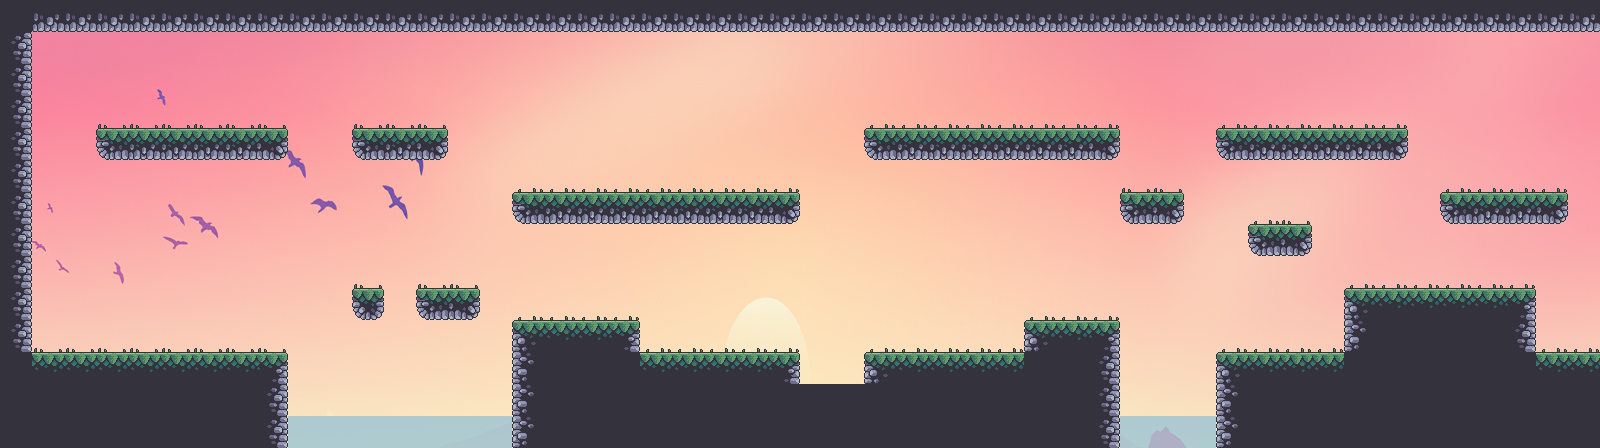

Below is a game level as drawn by its tile map, then a one-line description and the .tmx that defines it (tile-layer data replaced by summaries):
An orthogonal 50x14 tile map with 32x32 px tiles, 5 tile layers (Background, Wall, Ground - back, Ground - upper, ...), 5 tilesets and 93 objects.

<map version="1.9" tiledversion="1.9.1" orientation="orthogonal" renderorder="right-down" width="50" height="14" tilewidth="32" tileheight="32" infinite="0" nextlayerid="45" nextobjectid="302">
 <properties>
  <property name="backgroundMusic" value="sound/level1.wav" />
 </properties>
 <tileset firstgid="1" source="outside_sprites.tsx" />
 <tileset firstgid="49" name="water" tilewidth="32" tileheight="32" tilecount="1" columns="1">
  <image source="water.png" width="32" height="32" />
 </tileset>
 <tileset firstgid="50" name="grass_atlas" tilewidth="32" tileheight="32" tilecount="2" columns="2">
  <image source="grass_atlas.png" width="64" height="32" />
 </tileset>
 <tileset firstgid="52" name="lvl1" tilewidth="32" tileheight="32" tilecount="1980" columns="60">
  <image source="lvl1.jpg" width="1920" height="1080" />
 </tileset>
 <tileset firstgid="2032" name="mainmenu" tilewidth="32" tileheight="32" tilecount="8040" columns="120">
  <image source="../interface/mainmenu.jpg" width="3840" height="2160" />
 </tileset>
 <objectgroup id="1" name="Ground">
  <object id="250" x="32" y="352">
   <polyline points="0,0 256,0" />
  </object>
  <object id="251" x="96" y="128">
   <polyline points="0,0 192,0" />
  </object>
  <object id="252" x="352" y="128">
   <polyline points="0,0 96,0" />
  </object>
  <object id="253" x="512" y="192">
   <polyline points="0,0 288,0" />
  </object>
  <object id="254" x="512" y="320">
   <polyline points="0,0 128,0" />
  </object>
  <object id="255" x="640" y="352">
   <polyline points="0,0 160,0" />
  </object>
  <object id="256" x="864" y="352">
   <polyline points="0,0 160,0" />
  </object>
  <object id="257" x="1024" y="320">
   <polyline points="0,0 96,0" />
  </object>
  <object id="258" x="864" y="128">
   <polyline points="0,0 256,0" />
  </object>
  <object id="259" x="1216" y="128">
   <polyline points="0,0 192,0" />
  </object>
  <object id="260" x="1120" y="192">
   <polyline points="0,0 64,0" />
  </object>
  <object id="261" x="1248" y="226">
   <polyline points="0,0 64,-2" />
  </object>
  <object id="262" x="1440" y="192">
   <polyline points="0,0 128,0" />
  </object>
  <object id="263" x="1536" y="352">
   <polyline points="0,0 64,0" />
  </object>
  <object id="264" x="1344" y="288">
   <polyline points="0,0 192,0" />
  </object>
  <object id="265" x="1216" y="352">
   <polyline points="0,0 128,0" />
  </object>
  <object id="276" x="352" y="288">
   <polyline points="0,0 32,0" />
  </object>
  <object id="277" x="416" y="288">
   <polyline points="0,0 64,0" />
  </object>
 </objectgroup>
 <objectgroup id="3" name="Wall">
  <object id="289" x="32" y="352">
   <polyline points="0,0 0,-320" />
  </object>
  <object id="290" x="288" y="352">
   <polyline points="0,0 0,96" />
  </object>
  <object id="291" x="512" y="448">
   <polyline points="0,0 0,-128" />
  </object>
  <object id="292" x="640" y="320">
   <polyline points="0,0 0,32" />
  </object>
  <object id="293" x="800" y="352">
   <polyline points="0,0 0,32" />
  </object>
  <object id="294" x="864" y="352">
   <polyline points="0,0 0,32" />
  </object>
  <object id="295" x="1024" y="320">
   <polyline points="0,0 0,32" />
  </object>
  <object id="296" x="1120" y="320">
   <polyline points="0,0 0,128" />
  </object>
  <object id="297" x="1216" y="352">
   <polyline points="0,0 0,96" />
  </object>
  <object id="298" x="1344" y="288">
   <polyline points="0,0 0,64" />
  </object>
  <object id="299" x="1600" y="352">
   <polyline points="0,0 0,-320" />
  </object>
  <object id="300" x="1536" y="352">
   <polyline points="0,0 0,-64" />
  </object>
 </objectgroup>
 <objectgroup id="4" name="CliffMarker">
  <object id="224" x="288" y="320">
   <polyline points="0,0 0,32" />
  </object>
  <object id="228" x="512" y="160">
   <polyline points="0,0 0,32" />
  </object>
  <object id="229" x="800" y="160">
   <polyline points="0,0 0,32" />
  </object>
  <object id="230" x="96" y="96">
   <polyline points="0,0 0,32" />
  </object>
  <object id="233" x="1120" y="288">
   <polyline points="0,0 0,32" />
  </object>
  <object id="234" x="800" y="320">
   <polyline points="0,0 0,32" />
  </object>
  <object id="235" x="800" y="160">
   <polyline points="0,0 0,32" />
  </object>
  <object id="236" x="864" y="96">
   <polyline points="0,0 0,32" />
  </object>
  <object id="237" x="1120" y="96">
   <polyline points="0,0 0,32" />
  </object>
  <object id="238" x="1216" y="96">
   <polyline points="0,0 0,32" />
  </object>
  <object id="239" x="1407" y="98">
   <polyline points="0,0 1,30" />
  </object>
  <object id="240" x="1216" y="320">
   <polyline points="0,0 0,32" />
  </object>
  <object id="267" x="1536" y="256">
   <polyline points="0,0 0,32" />
  </object>
  <object id="271" x="800" y="160">
   <polyline points="0,0 0,32" />
  </object>
  <object id="273" x="864" y="320">
   <polyline points="0,0 0,32" />
  </object>
  <object id="279" x="512" y="256">
   <polyline points="0,0 0,64" />
  </object>
  <object id="281" x="288" y="96">
   <polyline points="0,0 0,32" />
  </object>
  <object id="301" x="79.3333" y="320.667">
   <polyline points="0,0 0,32" />
  </object>
 </objectgroup>
 <objectgroup id="5" name="Player">
  <object id="223" x="552" y="283" width="19" height="26" />
 </objectgroup>
 <objectgroup id="6" name="Box">
  <object id="219" x="908" y="334" width="25" height="18" />
  <object id="220" x="665" y="174" width="25" height="18" />
  <object id="222" x="923" y="110" width="27" height="18" />
 </objectgroup>
 <objectgroup id="7" name="Spike">
  <object id="215" x="800" y="368" width="32" height="16" />
  <object id="216" x="832" y="368" width="32" height="16" />
  <object id="217" x="32" y="336" width="32" height="16" />
 </objectgroup>
 <objectgroup id="8" name="Cannon">
  <object id="213" x="1364" y="101" width="40" height="26" />
  </objectgroup>
 <objectgroup id="9" name="Water">
  <!-- 10 objects omitted --></objectgroup>
 <objectgroup id="10" name="TreeOne">
  <!-- 3 objects omitted --></objectgroup>
 <objectgroup id="11" name="TreeTwo">
  <!-- 2 objects omitted --></objectgroup>
 <objectgroup id="12" name="TreeThree">
  <!-- 2 objects omitted --></objectgroup>
 <objectgroup id="13" name="Crabby">
  <!-- 3 objects omitted --></objectgroup>
 <objectgroup id="14" name="Shark">
  <!-- 2 objects omitted --></objectgroup>
 <objectgroup id="15" name="PinkStar">
  <!-- 1 objects omitted --></objectgroup>
 <objectgroup id="16" name="BlueDiamond">
  <!-- 1 objects omitted --></objectgroup>
 <objectgroup id="17" name="GreenDiamond">
  <!-- 2 objects omitted --></objectgroup>
 <objectgroup id="19" name="CannonFlip">
  <!-- 1 objects omitted --></objectgroup>
 <objectgroup id="20" name="Barrel">
  <!-- 1 objects omitted --></objectgroup>
 <objectgroup id="38" name="SilverCoin">
  <!-- 1 objects omitted --></objectgroup>
 <objectgroup id="39" name="GoldCoin">
  <!-- 3 objects omitted --></objectgroup>
 <objectgroup id="40" name="Chest">
  <!-- 1 objects omitted --></objectgroup>
 <objectgroup id="41" name="Key">
  <!-- 2 objects omitted --></objectgroup>
 <objectgroup id="42" name="Seashell">
  <!-- 1 objects omitted --></objectgroup>
 <objectgroup id="44" name="SeasellFlip" />
 <layer id="30" name="Background" width="50" height="14">
  <data>[700 cells, 700 non-empty, 700 distinct tile ids]</data>
 </layer>
 <layer id="31" name="Wall" width="50" height="14">
  <data>[700 cells, 0 non-empty, 0 distinct tile ids]</data>
 </layer>
 <layer id="32" name="Ground - back" width="50" height="14">
  <data>[700 cells, 140 non-empty, 7 distinct tile ids]</data>
 </layer>
 <layer id="33" name="Ground - upper" width="50" height="14">
  <data>[700 cells, 59 non-empty, 3 distinct tile ids]</data>
 </layer>
 <layer id="34" name="Objects" width="50" height="14">
  <data>[700 cells, 133 non-empty, 7 distinct tile ids]</data>
 </layer>
</map>
<!-- 37 of 93 objects omitted -->
